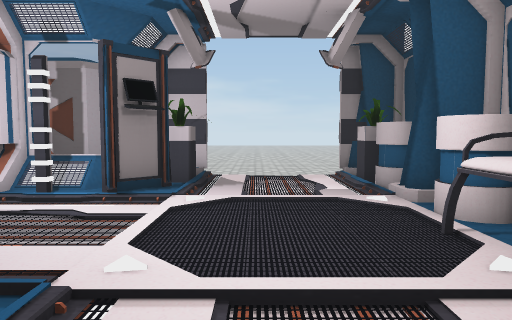
[1] (above)

23 first-person views from a walk through a 3-D level made in the Unity game engine. The camera is 1.2 m above the floor, tilts 4° down and sees 70° across. The floor is counted in squares, 1 m on a side. Each view is taken from the middle of a square. On the plan, view 1 faces up. The plan holds only what a view shows up to about 15 squares ahead; the rest is blank. The place goes on beyond the plan. The player is left out. Some animated figures are left out. Door leaves are left out, so doorways stand open. Some surface patterns are stand-ins.

[2]
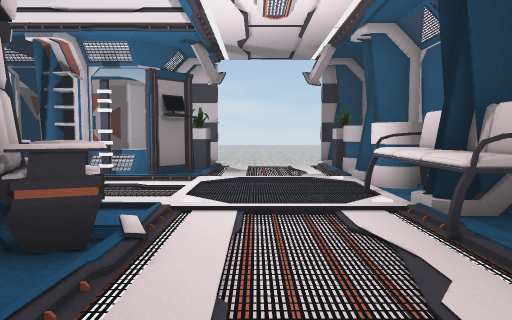

[3]
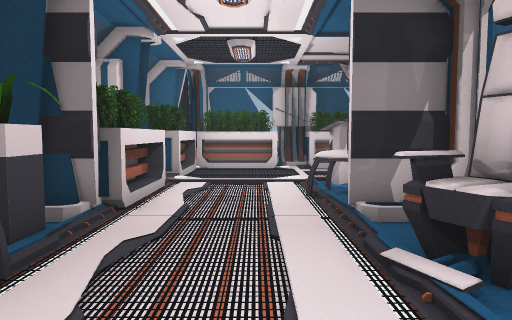

[4]
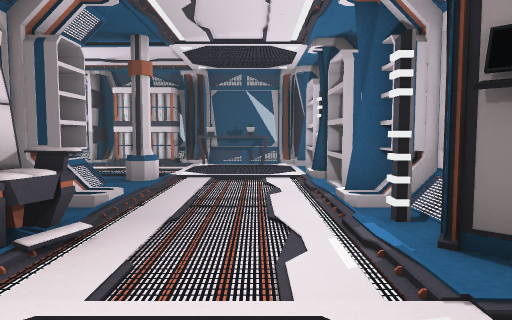

[5]
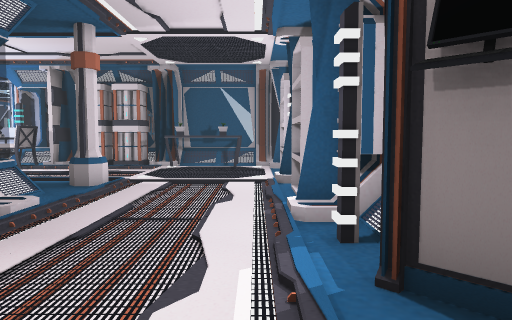

[6]
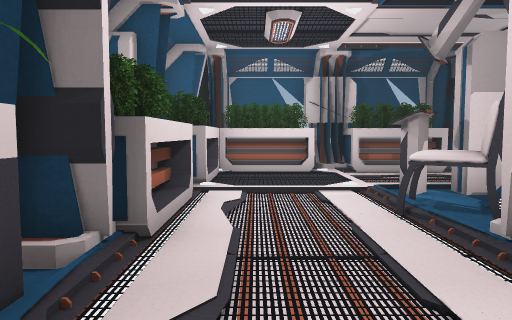

[7]
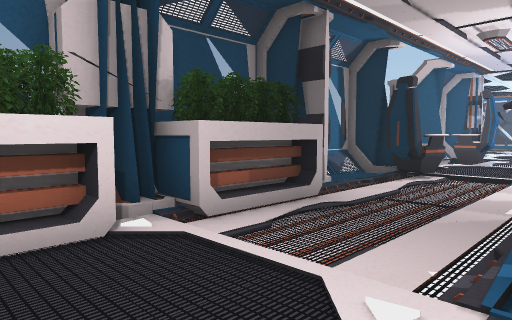

[8]
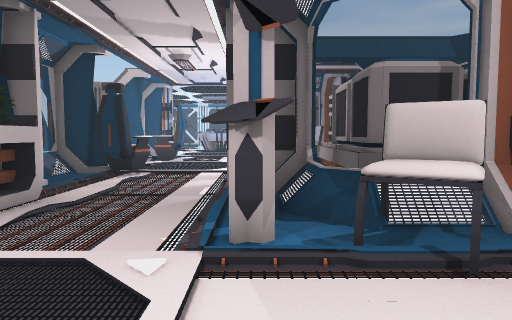

[9]
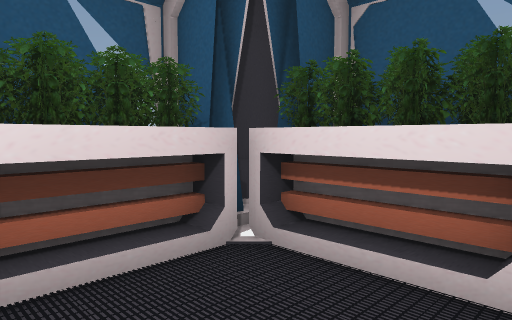

[10]
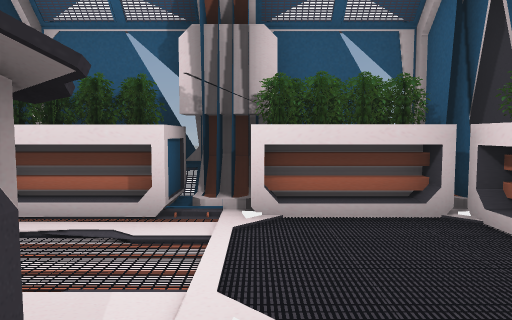

[11]
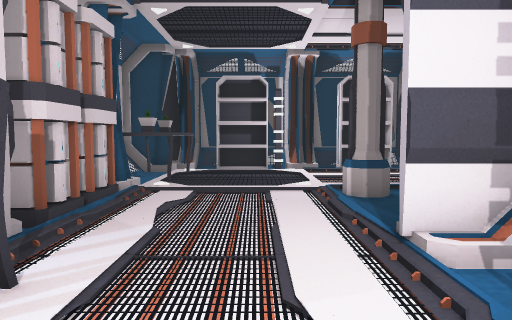

[12]
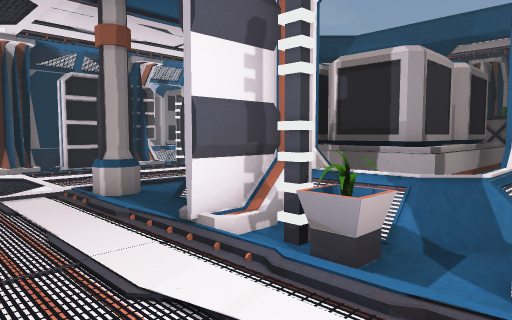

[13]
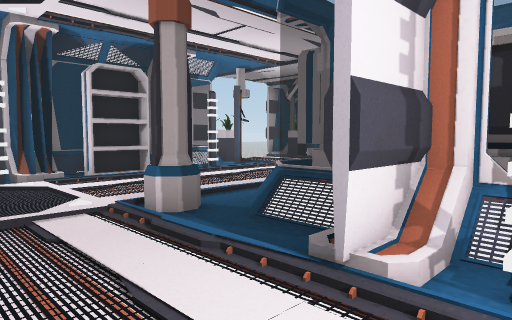

[14]
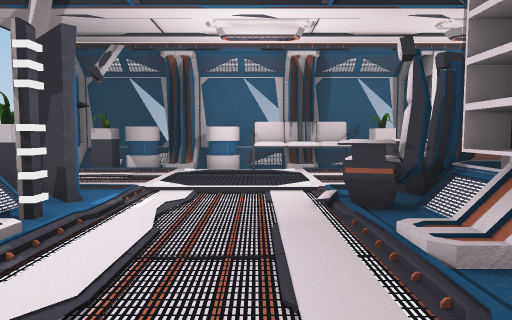

[15]
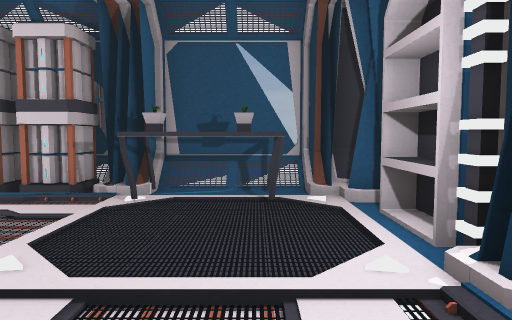

[16]
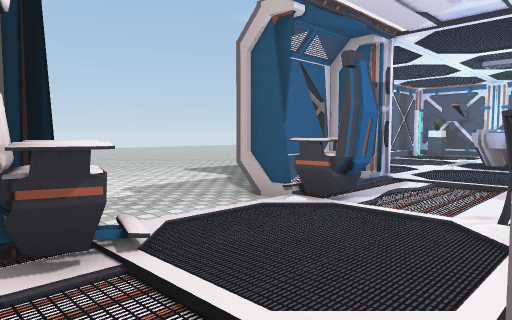

[17]
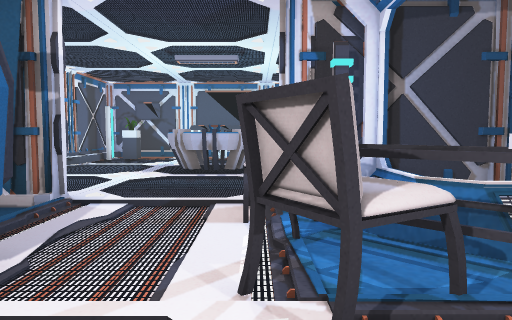

[18]
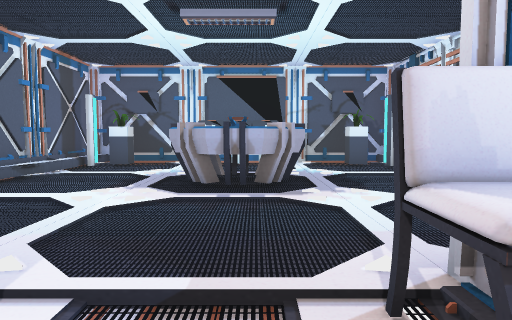

[19]
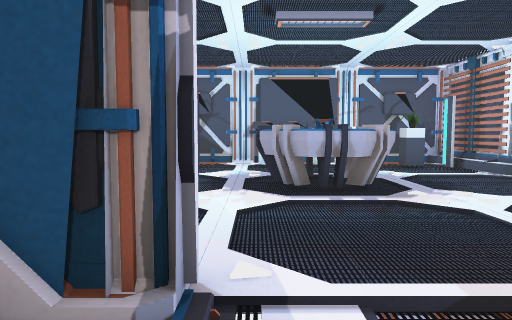

[20]
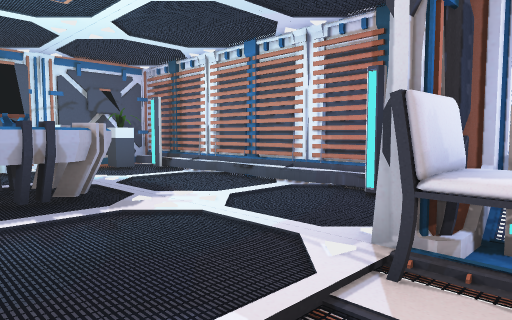

[21]
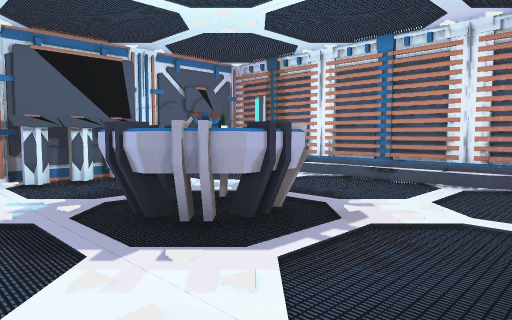

[22]
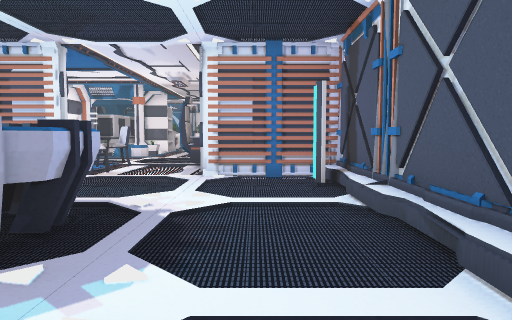

[23]
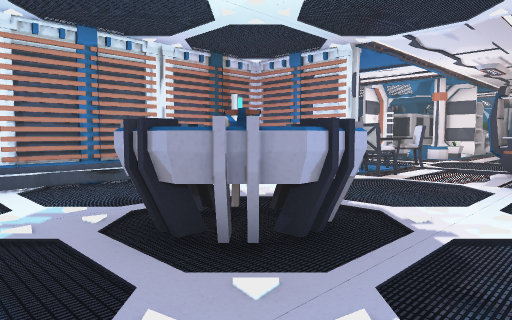

### Floor plan
Key: @ floor where view 1 was taken; # wall or solid block; . main floor; : floor 0.25 m higher than the main floor; D open door; = window, fence, low wall or low ledge; C container; P plant; S shelf; F sofa; H chair; N console; L column; B battery; T table; R projector; O other object.
Columns run from 30 left of view 1 to 4 right of it. Each row starts with its distance up from view 1.
 15                              .....
 14                             ......
 13                             ......
 12                              .....
 11                             #DDDD#
 10                       C    ##DDDD##
  9                    CC CCCCC=P.....=
  8                 ##==##=###==O....P=
  7                ###SS##SSSS#OO....O#
  6                ##................O#
  5                =OO.............. O=
  4                =OO..............FF=
  3                #OO.........O.:..FF#
  2                ##....L..SSOO....FF#
  1                =......==##=OO...FP=
  0                =B.....=CCOO#OO@...=
 -1   #########    ##DDDD##CCOO##DDDD##
 -2  ############# ##HDDD##CCCC##DDDOO#
 -3 ##P#.......### =HH...#=CCCC#HH..OO=
 -4 ##..........##=TTT  ..==###=H...OO=
 -5 ##..........#HHTHH...L. ##SSN....S#
 -6  #N...RR....DHHTHH......DD......OSS
 -7  #N..RRRR...DD..........DD......OO=
 -8  #N..RRRR...DD..O....O..DD......OO=
 -9 ##N...RR....DD..OO..OOO.DOOOOOOOOO#
-10 ##..........##..#....#..#OOOSSOOO##
-11 ##..........##==#....#= ## =######
-12  ##........###......
-13  #############......
-14               .....
-15              ......
-16              .....
-17              .....
-18               ...
-19                ..

Positions as (right, up) in squares from view 1, and headings:
1: (0, 0), facing up
2: (0, -3), facing up
3: (0, 4), facing down
4: (1, 5), facing left
5: (0, 6), facing left
6: (1, 2), facing down
7: (1, -5), facing down-left
8: (2, -5), facing left
9: (-1, -6), facing down-right
10: (-3, -6), facing right
11: (-11, -5), facing up
12: (-12, -5), facing up-right
13: (-12, -3), facing up-right
14: (-9, 4), facing right
15: (-7, 5), facing left
16: (-8, -5), facing down-left
17: (-11, -6), facing left
18: (-15, -7), facing left
19: (-15, -9), facing left
20: (-16, -9), facing up-left
21: (-19, -11), facing up-left
22: (-28, -11), facing right
23: (-27, -11), facing up-right
